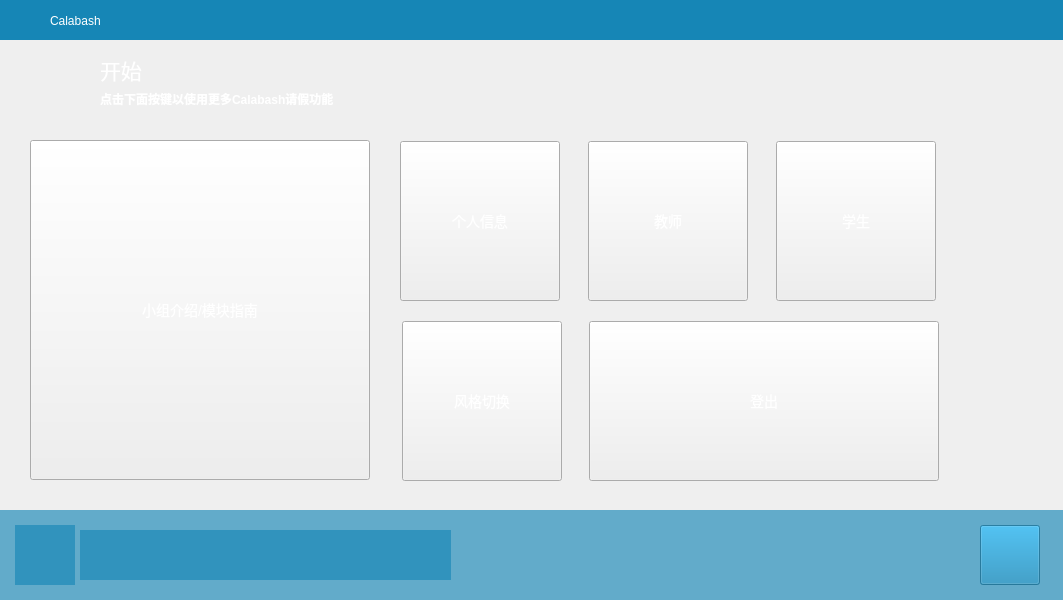
<?xml version="1.0" encoding="UTF-8"?>
<ui version="4.0">
 <class>AllMain</class>
 <widget class="QMainWindow" name="AllMain">
  <property name="geometry">
   <rect>
    <x>0</x>
    <y>0</y>
    <width>1063</width>
    <height>600</height>
   </rect>
  </property>
  <property name="minimumSize">
   <size>
    <width>1063</width>
    <height>600</height>
   </size>
  </property>
  <property name="maximumSize">
   <size>
    <width>1063</width>
    <height>600</height>
   </size>
  </property>
  <property name="windowTitle">
   <string>AllMain</string>
  </property>
  <property name="styleSheet">
   <string notr="true">QPushButton#ptn_close
{
	image: url(:/images/close.png);
	border:none;
}

QPushButton#ptn_close:hover
{
	image: url(:/images/close_.png);
	border:none;
}

QPushButton#ptn_min
{
	image: url(:/images/little.png);
	border:none;
}

QPushButton#ptn_min:hover
{
	image: url(:/images/little_.png);
	border:none;
}

QPushButton#ptn_max
{
	image: url(:/images/max.png);
	border:none;
}

QPushButton#ptn_max:hover
{
	image: url(:/images/max_.png);
	border:none;
}</string>
  </property>
  <widget class="QWidget" name="centralwidget">
   <property name="styleSheet">
    <string notr="true">QPushButton
{
	font : 14px;
	color : rgb(255, 255, 255);
}

</string>
   </property>
   <widget class="QWidget" name="widget_top" native="true">
    <property name="geometry">
     <rect>
      <x>0</x>
      <y>0</y>
      <width>1063</width>
      <height>40</height>
     </rect>
    </property>
    <property name="minimumSize">
     <size>
      <width>1063</width>
      <height>40</height>
     </size>
    </property>
    <property name="maximumSize">
     <size>
      <width>1063</width>
      <height>40</height>
     </size>
    </property>
    <property name="styleSheet">
     <string notr="true">QWidget
{
	background-color: rgb(22,134,182);
}

QLabel#label_txt
{
	font: 18px '楷体';
	color:  rgb(255,255,255);
}

QPushButton#ptn_close:hover
{
	background-color: rgb(232,17,35);
}

QPushButton#ptn_min:hover
{
	background-color: rgba(255,255,255,127);
}

QLabel#label_title
{
	image: url(:/images/calabash.png);
}</string>
    </property>
    <widget class="QLabel" name="label_txt">
     <property name="geometry">
      <rect>
       <x>50</x>
       <y>0</y>
       <width>121</width>
       <height>41</height>
      </rect>
     </property>
     <property name="text">
      <string>Calabash</string>
     </property>
    </widget>
    <widget class="QLabel" name="label_title">
     <property name="geometry">
      <rect>
       <x>0</x>
       <y>0</y>
       <width>40</width>
       <height>40</height>
      </rect>
     </property>
     <property name="minimumSize">
      <size>
       <width>40</width>
       <height>40</height>
      </size>
     </property>
     <property name="maximumSize">
      <size>
       <width>40</width>
       <height>40</height>
      </size>
     </property>
     <property name="text">
      <string/>
     </property>
     <property name="scaledContents">
      <bool>true</bool>
     </property>
    </widget>
    <widget class="QPushButton" name="ptn_min">
     <property name="geometry">
      <rect>
       <x>943</x>
       <y>0</y>
       <width>60</width>
       <height>40</height>
      </rect>
     </property>
     <property name="minimumSize">
      <size>
       <width>60</width>
       <height>40</height>
      </size>
     </property>
     <property name="maximumSize">
      <size>
       <width>60</width>
       <height>40</height>
      </size>
     </property>
     <property name="text">
      <string/>
     </property>
    </widget>
    <widget class="QPushButton" name="ptn_close">
     <property name="geometry">
      <rect>
       <x>1003</x>
       <y>0</y>
       <width>60</width>
       <height>40</height>
      </rect>
     </property>
     <property name="minimumSize">
      <size>
       <width>60</width>
       <height>40</height>
      </size>
     </property>
     <property name="maximumSize">
      <size>
       <width>60</width>
       <height>40</height>
      </size>
     </property>
     <property name="text">
      <string/>
     </property>
    </widget>
   </widget>
   <widget class="QWidget" name="widget_curtain" native="true">
    <property name="geometry">
     <rect>
      <x>0</x>
      <y>40</y>
      <width>1063</width>
      <height>90</height>
     </rect>
    </property>
    <property name="minimumSize">
     <size>
      <width>1063</width>
      <height>90</height>
     </size>
    </property>
    <property name="maximumSize">
     <size>
      <width>1063</width>
      <height>90</height>
     </size>
    </property>
    <property name="styleSheet">
     <string notr="true">/*QWidget
{
	background-color: rgba(22,134,182,178);
}
*/
QLable#label_icon
{
	background-color:transparent;
}</string>
    </property>
    <widget class="QLabel" name="label_icon">
     <property name="geometry">
      <rect>
       <x>20</x>
       <y>10</y>
       <width>69</width>
       <height>61</height>
      </rect>
     </property>
     <property name="text">
      <string/>
     </property>
     <property name="pixmap">
      <pixmap resource="images.qrc">:/images/point.png</pixmap>
     </property>
     <property name="scaledContents">
      <bool>true</bool>
     </property>
    </widget>
    <widget class="QLabel" name="label_begin">
     <property name="geometry">
      <rect>
       <x>100</x>
       <y>10</y>
       <width>61</width>
       <height>41</height>
      </rect>
     </property>
     <property name="text">
      <string>&lt;html&gt;&lt;head/&gt;&lt;body&gt;&lt;p&gt;&lt;span style=&quot; font-size:16pt; color:#ffffff;&quot;&gt;开始&lt;/span&gt;&lt;/p&gt;&lt;/body&gt;&lt;/html&gt;</string>
     </property>
    </widget>
    <widget class="QLabel" name="label_begin_">
     <property name="geometry">
      <rect>
       <x>100</x>
       <y>50</y>
       <width>311</width>
       <height>16</height>
      </rect>
     </property>
     <property name="text">
      <string>&lt;html&gt;&lt;head/&gt;&lt;body&gt;&lt;p&gt;&lt;span style=&quot; font-weight:700; color:#ffffff;&quot;&gt;点击下面按键以使用更多Calabash请假功能&lt;/span&gt;&lt;/p&gt;&lt;/body&gt;&lt;/html&gt;</string>
     </property>
    </widget>
   </widget>
   <widget class="QWidget" name="widget_tail" native="true">
    <property name="geometry">
     <rect>
      <x>0</x>
      <y>510</y>
      <width>1063</width>
      <height>90</height>
     </rect>
    </property>
    <property name="minimumSize">
     <size>
      <width>1063</width>
      <height>90</height>
     </size>
    </property>
    <property name="maximumSize">
     <size>
      <width>1063</width>
      <height>90</height>
     </size>
    </property>
    <property name="styleSheet">
     <string notr="true">QWidget
{
	background-color: rgba(22,134,182,165);
}
QLabel#label_username
{
	font: color(255,255,255);
}
QPushButton#ptn_home
{
	
	image: url(:/images/home.png);
}</string>
    </property>
    <widget class="QLabel" name="label_head">
     <property name="geometry">
      <rect>
       <x>15</x>
       <y>15</y>
       <width>60</width>
       <height>60</height>
      </rect>
     </property>
     <property name="minimumSize">
      <size>
       <width>60</width>
       <height>60</height>
      </size>
     </property>
     <property name="maximumSize">
      <size>
       <width>60</width>
       <height>60</height>
      </size>
     </property>
     <property name="text">
      <string/>
     </property>
    </widget>
    <widget class="QLabel" name="label_username">
     <property name="geometry">
      <rect>
       <x>80</x>
       <y>20</y>
       <width>371</width>
       <height>50</height>
      </rect>
     </property>
     <property name="minimumSize">
      <size>
       <width>0</width>
       <height>50</height>
      </size>
     </property>
     <property name="maximumSize">
      <size>
       <width>16777215</width>
       <height>50</height>
      </size>
     </property>
     <property name="text">
      <string/>
     </property>
    </widget>
    <widget class="QPushButton" name="ptn_home">
     <property name="geometry">
      <rect>
       <x>980</x>
       <y>15</y>
       <width>60</width>
       <height>60</height>
      </rect>
     </property>
     <property name="text">
      <string/>
     </property>
    </widget>
   </widget>
   <widget class="QPushButton" name="ptn_introduce">
    <property name="geometry">
     <rect>
      <x>30</x>
      <y>140</y>
      <width>340</width>
      <height>340</height>
     </rect>
    </property>
    <property name="minimumSize">
     <size>
      <width>340</width>
      <height>340</height>
     </size>
    </property>
    <property name="text">
     <string>小组介绍/模块指南</string>
    </property>
    <property name="flat">
     <bool>false</bool>
    </property>
   </widget>
   <widget class="QWidget" name="layoutWidget">
    <property name="geometry">
     <rect>
      <x>400</x>
      <y>140</y>
      <width>538</width>
      <height>162</height>
     </rect>
    </property>
    <layout class="QHBoxLayout" name="horizontalLayout">
     <property name="spacing">
      <number>28</number>
     </property>
     <item>
      <widget class="QPushButton" name="ptn_owner">
       <property name="minimumSize">
        <size>
         <width>160</width>
         <height>160</height>
        </size>
       </property>
       <property name="maximumSize">
        <size>
         <width>160</width>
         <height>160</height>
        </size>
       </property>
       <property name="text">
        <string>个人信息</string>
       </property>
      </widget>
     </item>
     <item>
      <widget class="QPushButton" name="ptn_teacher">
       <property name="minimumSize">
        <size>
         <width>160</width>
         <height>160</height>
        </size>
       </property>
       <property name="maximumSize">
        <size>
         <width>160</width>
         <height>160</height>
        </size>
       </property>
       <property name="text">
        <string>教师</string>
       </property>
      </widget>
     </item>
     <item>
      <widget class="QPushButton" name="ptn_student">
       <property name="minimumSize">
        <size>
         <width>160</width>
         <height>160</height>
        </size>
       </property>
       <property name="maximumSize">
        <size>
         <width>160</width>
         <height>160</height>
        </size>
       </property>
       <property name="text">
        <string>学生</string>
       </property>
      </widget>
     </item>
    </layout>
   </widget>
   <widget class="QWidget" name="layoutWidget">
    <property name="geometry">
     <rect>
      <x>400</x>
      <y>320</y>
      <width>542</width>
      <height>162</height>
     </rect>
    </property>
    <layout class="QHBoxLayout" name="horizontalLayout_2">
     <property name="spacing">
      <number>25</number>
     </property>
     <item>
      <widget class="QPushButton" name="ptn_setting">
       <property name="minimumSize">
        <size>
         <width>160</width>
         <height>160</height>
        </size>
       </property>
       <property name="maximumSize">
        <size>
         <width>160</width>
         <height>160</height>
        </size>
       </property>
       <property name="text">
        <string>风格切换</string>
       </property>
      </widget>
     </item>
     <item>
      <widget class="QPushButton" name="ptn_signOut">
       <property name="minimumSize">
        <size>
         <width>350</width>
         <height>160</height>
        </size>
       </property>
       <property name="maximumSize">
        <size>
         <width>350</width>
         <height>160</height>
        </size>
       </property>
       <property name="text">
        <string>登出</string>
       </property>
      </widget>
     </item>
    </layout>
   </widget>
  </widget>
 </widget>
 <resources>
  <include location="images.qrc"/>
 </resources>
 <connections/>
</ui>
